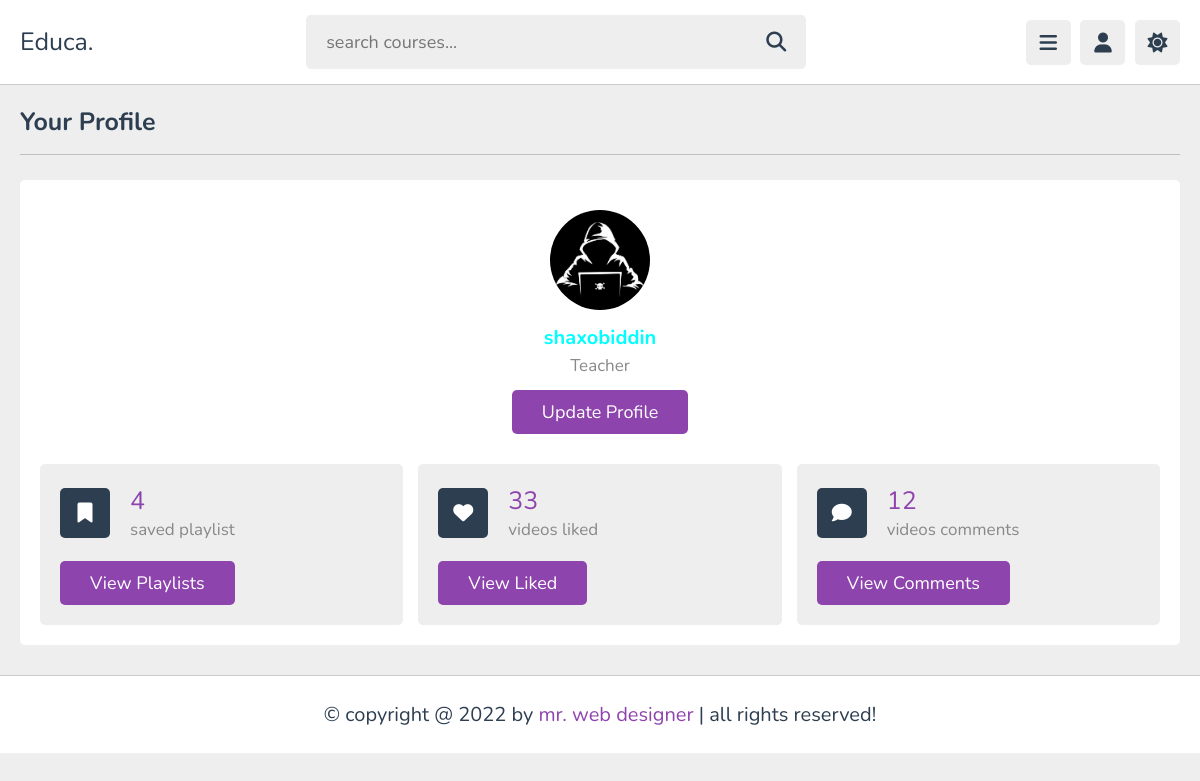
/profile/ (signed in), run on the app's committed database.
### main/models.py (models this page shows, shortened)
class Profile(models.Model):
    user = models.OneToOneField(User, on_delete=models.CASCADE)  # Userga bog'lanish
    profile_picture = models.ImageField(upload_to='profile_pics/', blank=True, null=True)  # Rasm maydoni

### main/views.py (the view)
# urls.py: path('profile/', profile_view, name='profile'),
@login_required(login_url='login')
def profile_view(request):
    profile = get_object_or_404(Profile, user=request.user)  # User asosida profile topamiz
    is_teacher = request.user.groups.filter(name='Teachers').exists()
    return render(request, 'profile.html', {'profile': profile, 'is_teacher': is_teacher})

### templates/profile.html (shortened to what this page needs)
{% load static %}
<!DOCTYPE html>
<html lang="en">
<head>
   <link rel="stylesheet" href="https://cdnjs.cloudflare.com/ajax/libs/font-awesome/6.1.2/css/all.min.css">
   <link rel="stylesheet" href="{% static 'css/style.css' %}">
</head>
<body>
   <header class="header">
      <section class="flex">
         <a href="home.html" class="logo">Educa.</a>
         <form action="search.html" method="post" class="search-form">
            <input type="text" name="search_box" required placeholder="search courses..." maxlength="100">
            <button type="submit" class="fas fa-search"></button>
         </form>
         <div class="icons">
            <div id="menu-btn" class="fas fa-bars"></div>
            <div id="user-btn" class="fas fa-user"></div>
            <div id="toggle-btn" class="fas fa-sun"></div>
         </div>
      </section>
   </header>
<section class="user-profile">
   <h1 class="heading">your profile</h1>
   <div class="info">
      <div class="user">
         {% if profile.profile_picture %}
            <img src="{{ profile.profile_picture.url }}" alt="Profile Picture">
         {% else %}
            <img src="https://media.istockphoto.com/id/2014812382/vector/male-default-avatar-profile-gray-picture-grey-photo-placeholder-gray-profile-anonymous-face.jpg?s=612x612&w=0&k=20&c=7oiN-uotaD0UBpMEXKVp9S1PncHe_7KHOH4PNTAWefA=" alt="Default Profile Picture">
         {% endif %}
         <h3 style="color: aqua;">{{ profile.user.username }}</h3>
         {% if is_teacher %}
         <p>Teacher</p>
         {% else %}
         <p>Student</p>
         {% endif %}
         <a href="update.html" class="inline-btn">update profile</a>
      </div>
      <div class="box-container">
         <div class="box">
            <div class="flex">
               <i class="fas fa-bookmark"></i>
               <div>
                  <span>4</span>
                  <p>saved playlist</p>
               </div>
            </div>
            <a href="#" class="inline-btn">view playlists</a>
         </div>
         <div class="box">
            <div class="flex">
               <i class="fas fa-heart"></i>
               <div>
                  <span>33</span>
                  <p>videos liked</p>
               </div>
            </div>
            <a href="#" class="inline-btn">view liked</a>
         </div>
         <div class="box">
            <div class="flex">
               <i class="fas fa-comment"></i>
               <div>
                  <span>12</span>
                  <p>videos comments</p>
               </div>
            </div>
            <a href="#" class="inline-btn">view comments</a>
         </div>
      </div>
   </div>
</section>
<footer class="footer">
   &copy; copyright @ 2022 by <span>mr. web designer</span> | all rights reserved!
</footer>
</body>
</html>

### static/css/style.css (style rules this page uses)
:root { --main-color:#8e44ad; --red:#e74c3c; --orange:#f39c12; --light-color:#888; --light-bg:#eee; --black:#2c3e50; --white:#fff; --border:.1rem solid rgba(0,0,0,.2); }
* { font-family: 'Nunito', sans-serif; margin:0; padding:0; box-sizing: border-box; outline: none; border:none; text-decoration: none; }
html { font-size: 62.5%; overflow-x: hidden; }
body { background-color: var(--light-bg); padding-left: 30rem; }
section { padding:2rem; margin: 0 auto; max-width: 1200px; }
.heading { font-size: 2.5rem; color:var(--black); margin-bottom: 2.5rem; border-bottom: var(--border); padding-bottom: 1.5rem; text-transform: capitalize; }
.inline-btn, .inline-option-btn, .inline-delete-btn, .btn, .delete-btn, .option-btn { border-radius: .5rem; color:#fff; font-size: 1.8rem; cursor: pointer; text-transform: capitalize; padding:1rem 3rem; text-align: center; margin-top: 1rem; }
.inline-btn, .inline-option-btn, .inline-delete-btn { display: inline-block; }
.btn, .inline-btn { background-color: var(--main-color); }
.header { position: sticky; top:0; left:0; right: 0; background-color: var(--white); z-index: 1000; border-bottom: var(--border); }
.header .flex { display: flex; align-items: center; justify-content: space-between; position: relative; padding: 1.5rem 2rem; }
.header .flex .logo { font-size: 2.5rem; color: var(--black); }
.header .flex .search-form { width: 50rem; border-radius: .5rem; background-color: var(--light-bg); padding:1.5rem 2rem; display: flex; gap:2rem; }
.header .flex .search-form input { width: 100%; font-size: 1.8rem; color:var(--black); background:none; }
.header .flex .search-form button { background:none; font-size: 2rem; cursor: pointer; color:var(--black); }
.header .flex .icons div { font-size: 2rem; color:var(--black); background-color: var(--light-bg); border-radius: .5rem; height: 4.5rem; width: 4.5rem; line-height: 4.5rem; cursor: pointer; text-align: center; margin-left: .7rem; }
.user-profile .info { background-color: var(--white); border-radius: .5rem; padding: 2rem; }
.user-profile .info .user { text-align: center; margin-bottom: 2rem; padding: 1rem; }
.user-profile .info .user img { height: 10rem; width: 10rem; border-radius: 50%; object-fit: cover; margin-bottom: 1rem; }
.user-profile .info .user h3 { font-size: 2rem; color: var(--black); }
.user-profile .info .user p { font-size: 1.7rem; color: var(--light-color); padding: .3rem 0; }
.user-profile .info .box-container { display: flex; flex-wrap: wrap; gap: 1.5rem; }
.user-profile .info .box-container .box { background-color: var(--light-bg); border-radius: .5rem; padding: 2rem; flex: 1 1 25rem; }
.user-profile .info .box-container .box .flex { display: flex; align-items: center; gap: 2rem; margin-bottom: 1rem; }
.user-profile .info .box-container .box .flex i { font-size:2rem; color: var(--white); background-color: var(--black); text-align: center; border-radius: .5rem; height: 5rem; width: 5rem; line-height: 4.9rem; }
.user-profile .info .box-container .box .flex span { font-size: 2.5rem; color: var(--main-color); }
.user-profile .info .box-container .box .flex p { color: var(--light-color); font-size: 1.7rem; }
.footer { background-color: var(--white); border-top: var(--border); position: sticky; bottom: 0; left: 0; right: 0; text-align: center; font-size: 2rem; padding:2.5rem 2rem; color:var(--black); margin-top: 1rem; z-index: 1000; }
.footer span { color:var(--main-color); }
@media (max-width:1200px) { body { padding-left: 0; } }

### data on the page
Profile: profile_picture (picture), user.username "shaxobiddin"
